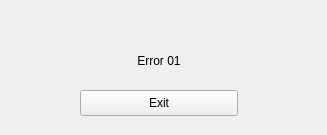
<?xml version="1.0" encoding="UTF-8"?>
<ui version="4.0">
 <class>Error</class>
 <widget class="QWidget" name="Error">
  <property name="geometry">
   <rect>
    <x>0</x>
    <y>0</y>
    <width>327</width>
    <height>135</height>
   </rect>
  </property>
  <property name="windowTitle">
   <string>Form</string>
  </property>
  <widget class="QLabel" name="label">
   <property name="geometry">
    <rect>
     <x>80</x>
     <y>38</y>
     <width>158</width>
     <height>46</height>
    </rect>
   </property>
   <property name="text">
    <string>Error 01</string>
   </property>
   <property name="alignment">
    <set>Qt::AlignmentFlag::AlignCenter</set>
   </property>
  </widget>
  <widget class="QPushButton" name="exitbutton">
   <property name="geometry">
    <rect>
     <x>80</x>
     <y>90</y>
     <width>158</width>
     <height>26</height>
    </rect>
   </property>
   <property name="text">
    <string>Exit</string>
   </property>
  </widget>
 </widget>
 <resources/>
 <connections/>
</ui>
